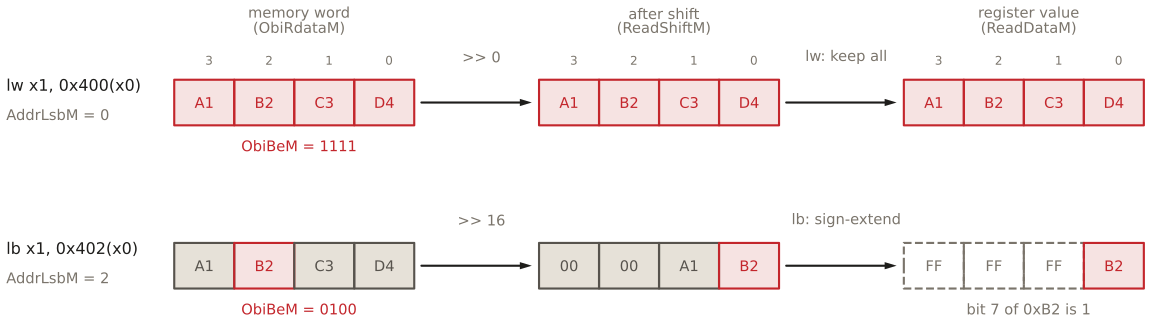

This chart was generated by the following Python code:
"""Load data path of the LSU (HIPV rtl/core/lsu/lsu.sv) for two loads from the
same memory word 0x400 = 0xA1B2C3D4: `lw x1, 0x400(x0)` and
`lb x1, 0x402(x0)`. Each row shows the word from memory (ObiRdataM, the
lanes selected by ObiBeM highlighted), the word after the right shift by
8 * AddrLsbM (ReadShiftM), and the register value after extension
(ReadDataM, sign copies highlighted)."""
from schemdraw import elements as elm, flow
from _style import new_drawing, block, GREY, INK, RED, RED_FILL, FILL

W, H = 1.25, 0.95            # one byte cell
COLS = [3.6, 11.2, 18.8]     # x of the left edge of the three 4-byte words
ROWS = [3.4, 0.0]            # y of the centre line of the lw and lb rows


def cell(d, x, y, text, mark=False, copy=False):
    """One byte lane. mark: selected by ObiBeM / holds the loaded byte.
    copy: bits copied from the sign (or zero fill)."""
    el = flow.Box(w=W, h=H).at((x + W / 2, y)).anchor("center")
    if mark:
        el = block(el, fill=RED_FILL, edge=RED)
    elif copy:
        el = block(el, fill="#FFFFFF", edge=GREY).linestyle("--")
    else:
        el = block(el)
    d.add(el.label(text, loc="center", fontsize=11))


def word(d, x, y, bytes_, marks=(), copies=()):
    """bytes_ is written byte 3 first, as in a hexadecimal number."""
    for i, b in enumerate(bytes_):
        lane = 3 - i
        cell(d, x + i * W, y, b, mark=lane in marks, copy=lane in copies)


def text(d, xy, s, **kw):
    kw.setdefault("fontsize", 11)
    d.add(elm.Label().at(xy).label(s, **kw))


def arrow(d, a, b, label=None):
    d.add(elm.Arrow().at(a).to(b).color(INK))
    if label:
        text(d, ((a[0] + b[0]) / 2, a[1] + 0.85), label, color=GREY)


def draw():
    d = new_drawing()
    d.config(unit=2.5, fontsize=11)

    # column headers
    heads = ["memory word\n(ObiRdataM)", "after shift\n(ReadShiftM)",
             "register value\n(ReadDataM)"]
    for x, h in zip(COLS, heads):
        text(d, (x + 2 * W, ROWS[0] + 1.6), h, color=GREY)
    for x in COLS:
        for i, lane in enumerate("3210"):
            text(d, (x + i * W + W / 2, ROWS[0] + 0.78), lane, fontsize=9, color=GREY)

    # row 1: lw x1, 0x400(x0)
    y = ROWS[0]
    text(d, (0.0, y + 0.25), "lw x1, 0x400(x0)", halign="left", fontsize=12)
    text(d, (0.0, y - 0.35), "AddrLsbM = 0", halign="left", color=GREY)
    word(d, COLS[0], y, ["A1", "B2", "C3", "D4"], marks=(3, 2, 1, 0))
    word(d, COLS[1], y, ["A1", "B2", "C3", "D4"], marks=(3, 2, 1, 0))
    word(d, COLS[2], y, ["A1", "B2", "C3", "D4"], marks=(3, 2, 1, 0))
    arrow(d, (COLS[0] + 4 * W + 0.15, y), (COLS[1] - 0.15, y), ">> 0")
    arrow(d, (COLS[1] + 4 * W + 0.15, y), (COLS[2] - 0.15, y), "lw: keep all")
    text(d, (COLS[0] + 2 * W, y - 1.0), "ObiBeM = 1111", color=RED)

    # row 2: lb x1, 0x402(x0)
    y = ROWS[1]
    text(d, (0.0, y + 0.25), "lb x1, 0x402(x0)", halign="left", fontsize=12)
    text(d, (0.0, y - 0.35), "AddrLsbM = 2", halign="left", color=GREY)
    word(d, COLS[0], y, ["A1", "B2", "C3", "D4"], marks=(2,))
    word(d, COLS[1], y, ["00", "00", "A1", "B2"], marks=(0,))
    word(d, COLS[2], y, ["FF", "FF", "FF", "B2"], marks=(0,), copies=(3, 2, 1))
    arrow(d, (COLS[0] + 4 * W + 0.15, y), (COLS[1] - 0.15, y), ">> 16")
    arrow(d, (COLS[1] + 4 * W + 0.15, y), (COLS[2] - 0.15, y), "lb: sign-extend")
    text(d, (COLS[0] + 2 * W, y - 1.0), "ObiBeM = 0100", color=RED)
    text(d, (COLS[2] + 2 * W, y - 1.0), "bit 7 of 0xB2 is 1", color=GREY)
    return d
